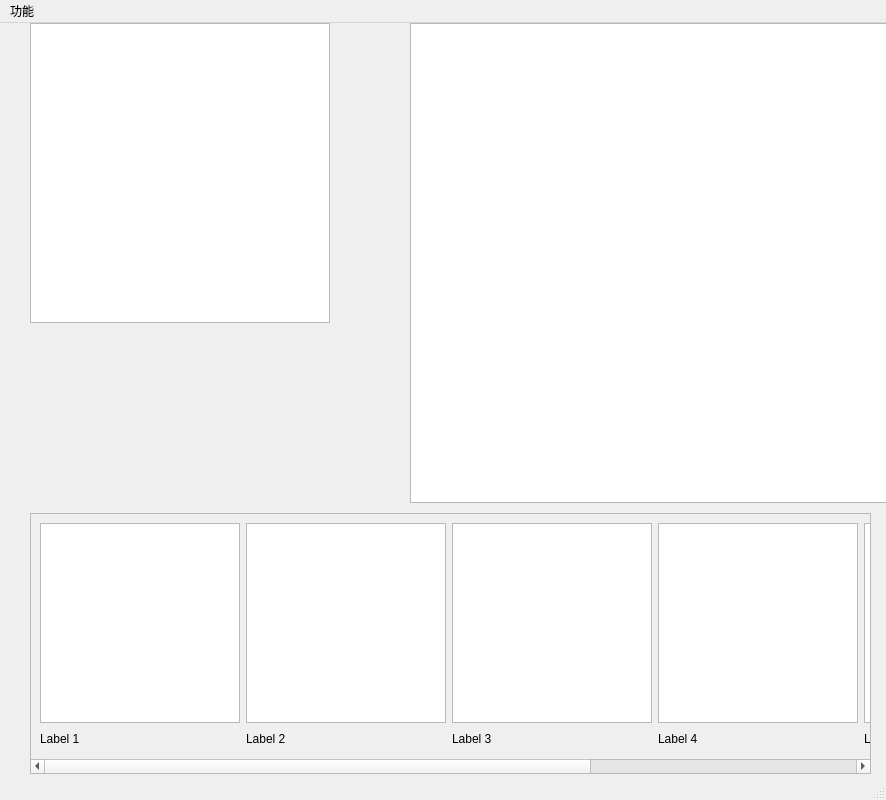
<?xml version="1.0" encoding="UTF-8"?>
<ui version="4.0">
 <class>MainWindow</class>
 <widget class="QMainWindow" name="MainWindow">
  <property name="geometry">
   <rect>
    <x>0</x>
    <y>0</y>
    <width>886</width>
    <height>800</height>
   </rect>
  </property>
  <property name="windowTitle">
   <string>MainWindow</string>
  </property>
  <widget class="QWidget" name="centralwidget">
   <widget class="QGraphicsView" name="graphicsView_main">
    <property name="geometry">
     <rect>
      <x>410</x>
      <y>0</y>
      <width>480</width>
      <height>480</height>
     </rect>
    </property>
    <property name="mouseTracking">
     <bool>true</bool>
    </property>
   </widget>
   <widget class="QGraphicsView" name="graphicsView_merge">
    <property name="geometry">
     <rect>
      <x>30</x>
      <y>0</y>
      <width>300</width>
      <height>300</height>
     </rect>
    </property>
   </widget>
   <widget class="QScrollArea" name="scrollArea">
    <property name="geometry">
     <rect>
      <x>30</x>
      <y>490</y>
      <width>841</width>
      <height>261</height>
     </rect>
    </property>
    <property name="horizontalScrollBarPolicy">
     <enum>Qt::ScrollBarAlwaysOn</enum>
    </property>
    <property name="widgetResizable">
     <bool>true</bool>
    </property>
    <widget class="QWidget" name="scrollAreaWidgetContents">
     <property name="geometry">
      <rect>
       <x>0</x>
       <y>0</y>
       <width>1286</width>
       <height>259</height>
      </rect>
     </property>
     <layout class="QHBoxLayout" name="horizontalLayout">
      <item>
       <layout class="QVBoxLayout" name="verticalLayout_1">
        <item>
         <widget class="QGraphicsView" name="graphicsView_1">
          <property name="minimumSize">
           <size>
            <width>200</width>
            <height>200</height>
           </size>
          </property>
          <property name="maximumSize">
           <size>
            <width>200</width>
            <height>200</height>
           </size>
          </property>
         </widget>
        </item>
        <item>
         <widget class="QLabel" name="label_1">
          <property name="minimumSize">
           <size>
            <width>200</width>
            <height>20</height>
           </size>
          </property>
          <property name="maximumSize">
           <size>
            <width>200</width>
            <height>20</height>
           </size>
          </property>
          <property name="text">
           <string>Label 1</string>
          </property>
         </widget>
        </item>
       </layout>
      </item>
      <item>
       <layout class="QVBoxLayout" name="verticalLayout_2">
        <item>
         <widget class="QGraphicsView" name="graphicsView_2">
          <property name="minimumSize">
           <size>
            <width>200</width>
            <height>200</height>
           </size>
          </property>
          <property name="maximumSize">
           <size>
            <width>200</width>
            <height>200</height>
           </size>
          </property>
         </widget>
        </item>
        <item>
         <widget class="QLabel" name="label_2">
          <property name="minimumSize">
           <size>
            <width>200</width>
            <height>20</height>
           </size>
          </property>
          <property name="maximumSize">
           <size>
            <width>200</width>
            <height>20</height>
           </size>
          </property>
          <property name="text">
           <string>Label 2</string>
          </property>
         </widget>
        </item>
       </layout>
      </item>
      <item>
       <layout class="QVBoxLayout" name="verticalLayout_3">
        <item>
         <widget class="QGraphicsView" name="graphicsView_3">
          <property name="minimumSize">
           <size>
            <width>200</width>
            <height>200</height>
           </size>
          </property>
          <property name="maximumSize">
           <size>
            <width>200</width>
            <height>200</height>
           </size>
          </property>
         </widget>
        </item>
        <item>
         <widget class="QLabel" name="label_3">
          <property name="minimumSize">
           <size>
            <width>200</width>
            <height>20</height>
           </size>
          </property>
          <property name="maximumSize">
           <size>
            <width>200</width>
            <height>20</height>
           </size>
          </property>
          <property name="text">
           <string>Label 3</string>
          </property>
         </widget>
        </item>
       </layout>
      </item>
      <item>
       <layout class="QVBoxLayout" name="verticalLayout_4">
        <item>
         <widget class="QGraphicsView" name="graphicsView_4">
          <property name="minimumSize">
           <size>
            <width>200</width>
            <height>200</height>
           </size>
          </property>
          <property name="maximumSize">
           <size>
            <width>200</width>
            <height>200</height>
           </size>
          </property>
         </widget>
        </item>
        <item>
         <widget class="QLabel" name="label_4">
          <property name="minimumSize">
           <size>
            <width>200</width>
            <height>20</height>
           </size>
          </property>
          <property name="maximumSize">
           <size>
            <width>200</width>
            <height>20</height>
           </size>
          </property>
          <property name="text">
           <string>Label 4</string>
          </property>
         </widget>
        </item>
       </layout>
      </item>
      <item>
       <layout class="QVBoxLayout" name="verticalLayout_5">
        <item>
         <widget class="QGraphicsView" name="graphicsView_5">
          <property name="minimumSize">
           <size>
            <width>200</width>
            <height>200</height>
           </size>
          </property>
          <property name="maximumSize">
           <size>
            <width>200</width>
            <height>200</height>
           </size>
          </property>
         </widget>
        </item>
        <item>
         <widget class="QLabel" name="label_5">
          <property name="minimumSize">
           <size>
            <width>200</width>
            <height>20</height>
           </size>
          </property>
          <property name="maximumSize">
           <size>
            <width>200</width>
            <height>20</height>
           </size>
          </property>
          <property name="text">
           <string>Label 5</string>
          </property>
         </widget>
        </item>
       </layout>
      </item>
      <item>
       <layout class="QVBoxLayout" name="verticalLayout_6">
        <item>
         <widget class="QGraphicsView" name="graphicsView_6">
          <property name="minimumSize">
           <size>
            <width>200</width>
            <height>200</height>
           </size>
          </property>
          <property name="maximumSize">
           <size>
            <width>200</width>
            <height>200</height>
           </size>
          </property>
         </widget>
        </item>
        <item>
         <widget class="QLabel" name="label_6">
          <property name="minimumSize">
           <size>
            <width>200</width>
            <height>20</height>
           </size>
          </property>
          <property name="maximumSize">
           <size>
            <width>200</width>
            <height>20</height>
           </size>
          </property>
          <property name="text">
           <string>Label 6</string>
          </property>
         </widget>
        </item>
       </layout>
      </item>
     </layout>
    </widget>
   </widget>
  </widget>
  <widget class="QMenuBar" name="menubar">
   <property name="geometry">
    <rect>
     <x>0</x>
     <y>0</y>
     <width>886</width>
     <height>24</height>
    </rect>
   </property>
   <widget class="QMenu" name="menu">
    <property name="title">
     <string>功能</string>
    </property>
    <addaction name="actionoptics"/>
    <addaction name="actionthreshold"/>
    <addaction name="actioncolor"/>
    <addaction name="actionchangebg"/>
    <addaction name="actiondraw"/>
   </widget>
   <addaction name="menu"/>
  </widget>
  <widget class="QStatusBar" name="statusbar"/>
  <action name="actionoptics">
   <property name="text">
    <string>optics参数</string>
   </property>
  </action>
  <action name="actionthreshold">
   <property name="text">
    <string>连续对象阈值</string>
   </property>
  </action>
  <action name="actioncolor">
   <property name="text">
    <string>颜色调节</string>
   </property>
  </action>
  <action name="actionchangebg">
   <property name="text">
    <string>更改背景</string>
   </property>
  </action>
  <action name="actiondraw">
   <property name="text">
    <string>手动绘图</string>
   </property>
  </action>
 </widget>
 <resources/>
 <connections/>
</ui>
